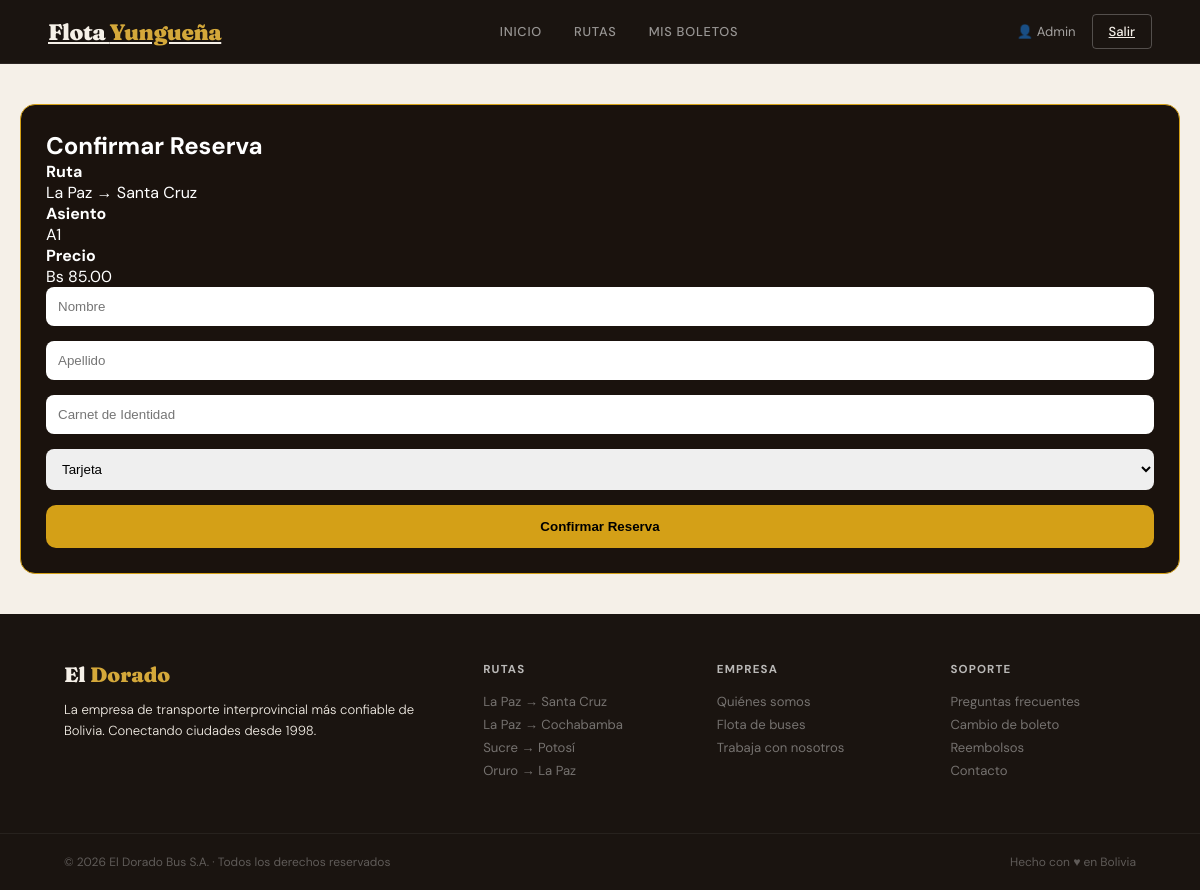
Screenshot of /index.php?page=reserva&viaje_id=1&asiento_id=1 (signed in) with the database file from the repository.
### tables this page shows
CREATE TABLE `viajes` (
  `id` int(10) UNSIGNED NOT NULL,
  `horario_id` int(10) UNSIGNED NOT NULL,
  `fecha_viaje` date NOT NULL,
  `precio` decimal(8,2) NOT NULL,
  `estado` enum('programado','en_curso','completado','cancelado') NOT NULL DEFAULT 'programado'
);

CREATE TABLE `ciudades` (
  `id` int(10) UNSIGNED NOT NULL,
  `nombre` varchar(80) NOT NULL,
  `codigo` char(3) NOT NULL
);

CREATE TABLE `asientos` (
  `id` int(10) UNSIGNED NOT NULL,
  `bus_id` int(10) UNSIGNED NOT NULL,
  `numero` varchar(4) NOT NULL,
  `tipo` enum('normal','premium') NOT NULL DEFAULT 'normal'
);

### index.php (called while the page is built, shortened)
<?php
require_once __DIR__ . '/config/database.php';
require_once __DIR__ . '/controllers/ReservaController.php';
$page   = $_GET['page']   ?? 'home';
switch ($page) {
    case 'reserva':
        $data = (new ReservaController())->form();
        break;
}
require __DIR__ . '/views/layout.php';

### controllers/ReservaController.php (called while the page is built, shortened)
<?php
require_once __DIR__ . '/../models/RutaModel.php';
class ReservaController {
    private RutaModel    $rutaModel;
    public function __construct() {
        $this->rutaModel    = new RutaModel();
    }
    public function form(): array {
        $viajeId   = (int)($_GET['viaje_id']   ?? 0);
        $asientoId = (int)($_GET['asiento_id'] ?? 0);
        $viaje = $this->rutaModel->getViajeById($viajeId);
        $stmt = \Database::connect()->prepare(
            'SELECT id, numero, tipo FROM asientos WHERE id = ? LIMIT 1'
        );
        $stmt->execute([$asientoId]);
        $asiento = $stmt->fetch();
        return compact('viaje', 'asiento');
    }
}

### config/database.php (called while the page is built, shortened)
<?php
class Database {
    private static ?PDO $instance = null;
    public static function connect(): PDO {
        if (self::$instance === null) {
            $dsn = sprintf(
            'mysql:host=%s;port=%s;dbname=%s;charset=%s',
             DB_HOST,
             DB_PORT,
             DB_NAME,
             DB_CHARSET
);
            self::$instance = new PDO($dsn, DB_USER, DB_PASS, [
                PDO::ATTR_ERRMODE => PDO::ERRMODE_EXCEPTION,
                PDO::ATTR_DEFAULT_FETCH_MODE => PDO::FETCH_ASSOC,
                PDO::ATTR_EMULATE_PREPARES => false,
            ]);
        }
        return self::$instance;
    }
}

### models/RutaModel.php (called while the page is built, shortened)
<?php
require_once __DIR__ . '/../config/database.php';
class RutaModel {
    private PDO $db;
    public function __construct() {
        $this->db = Database::connect();
    }
    public function getViajeById(int $id): ?array {
        $stmt = $this->db->prepare(
            "SELECT v.*, h.hora_salida, h.hora_llegada, h.bus_id,
                    r.duracion_h, r.precio_base,
                    c_o.nombre AS origen, c_d.nombre AS destino,
                    b.tipo AS tipo_bus, b.total_seats, b.placa
             FROM viajes v
             JOIN horarios h   ON h.id  = v.horario_id
             JOIN rutas    r   ON r.id  = h.ruta_id
             JOIN ciudades c_o ON c_o.id = r.origen_id
             JOIN ciudades c_d ON c_d.id = r.destino_id
             JOIN buses    b   ON b.id  = h.bus_id
             WHERE v.id = ? LIMIT 1"
        );
        $stmt->execute([$id]);
        $row = $stmt->fetch();
        return $row ?: null;
    }
}

### views/reserva.php (the view, shortened to what this page needs)
<section class="reserva-container">
    <div class="reserva-card">
        <h1>Confirmar Reserva</h1>
        <div class="resumen">
            <div>
                <strong>Ruta</strong>
                <p><?= $viaje['origen'] ?> → <?= $viaje['destino'] ?></p>
            </div>
            <div>
                <strong>Asiento</strong>
                <p><?= $asiento['numero'] ?></p>
            </div>
            <div>
                <strong>Precio</strong>
                <p>Bs <?= number_format($viaje['precio'],2) ?></p>
            </div>
        </div>
        <form method="POST" action="index.php?page=confirmar_reserva">
            <input type="text" name="nombre" placeholder="Nombre" required>
            <input type="text" name="apellido" placeholder="Apellido" required>
            <input type="text" name="ci" placeholder="Carnet de Identidad" required>
            <select name="metodo_pago">
                <option value="tarjeta">Tarjeta</option>
            </select>
            <button class="btn-reservar">
                Confirmar Reserva
            </button>
        </form>
    </div>
</section>

### style.css (style rules this page uses)
*, *::before, *::after { box-sizing: border-box; margin: 0; padding: 0; }
:root { --cream: #F5F0E8; --dark: #1A1410; --rust: #C8441A; --rust-d: #8B2E0F; --gold: #D4A83A; --gold-light: #F5E9C8; --slate: #3A3530; --mid: #6B6560; --light: #E8E3DB; --white: #FDFAF5; --r: 4px; --r-lg: 12px; }
html { scroll-behavior: smooth; }
body { font-family: 'DM Sans', sans-serif; background: var(--cream); color: var(--dark); min-height: 100vh; }
.detalle-container, .reserva-container, .confirmacion-container, .mis-reservas { max-width:1200px; margin:auto; padding:40px 20px; }
.detalle-card, .reserva-card, .confirmacion-card, .ticket-card { background:#1a120d; border:1px solid #d4a017; border-radius:15px; padding:25px; color:white; }
.reserva-card form { display:flex; flex-direction:column; gap:15px; }
.reserva-card input, .reserva-card select { padding:12px; border:none; border-radius:8px; }
.btn-reservar, .btn-confirmacion { background:#d4a017; color:black; font-weight:bold; padding:14px; border:none; border-radius:10px; text-decoration:none; text-align:center; cursor:pointer; }

### rows the page displays
viajes: ciudades.nombre "La Paz", ciudades.nombre "Santa Cruz", precio "85.00"
asientos: numero "A1"

### other values shown
$userName "Admin"
